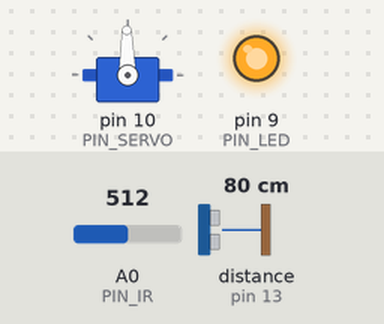
This sketch was run on a simulated Arduino Uno, built with avr-gcc and run on an emulated ATmega328P. Shown: servo, output pins drawn as LEDs (lit = HIGH). Wiring (inferred from the names in the program): ultrasonic range finder: trigger pin 12; echo pin 13. The inputs (shaded band) are chosen by the test bench; at power-on: A0 (PIN_IR) = 512, distance to the obstacle (sensor on pin 13) 80 cm. The echo pulse lasts 58.3 µs per cm; pins used as bus, display or sensor lines are not drawn; what the sketch prints to the serial monitor is not drawn.

Above: at 1.2 s.
1.3 s: A0 (PIN_IR) set to 90
4.3 s: distance to the obstacle (sensor on pin 13) set to 250 cm
7.3 s: distance to the obstacle (sensor on pin 13) set to 2 cm
10.3 s: A0 (PIN_IR) set to 306
Timing chart, 0 to 13.3 s (numbered marks = the images above; inputs shaded):
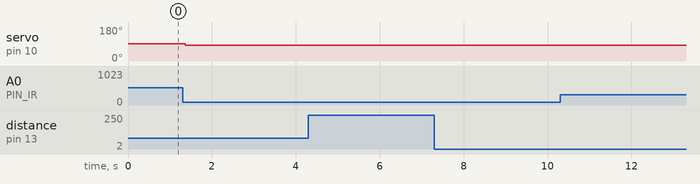

Measured:
- after the input at 1.3 s, servo on pin 10 (PIN_SERVO): 91° → 83° after 0.07 s
- after the input at 4.3 s, every drawn part: stays the same
- after the input at 7.3 s, every drawn part: stays the same
- after the input at 10.3 s, every drawn part: stays the same

The sketch:

21_bbc_20162907.ino
```cpp
#include <Servo.h>

// Arduino pin assignment
#define PIN_LED 9
#define PIN_SERVO 10
#define PIN_TRIG 12
#define PIN_ECHO 13
#define PIN_IR A0
#define PIN_LED 9

// configurable parameters
#define SND_VEL 346.0 // sound velocity at 24 celsius degree (unit: m/s)
#define INTERVAL 25 // sampling interval (unit: ms)
#define _DIST_MIN 100 // minimum distance to be measured (unit: mm)
#define _DIST_MAX 300 // maximum distance to be measured (unit: mm)

#define _DUTY_MIN 553 // servo full clockwise position (0 degree)
#define _DUTY_NEU 1436 // servo neutral position (90 degree)
#define _DUTY_MAX 2399 // servo full counterclockwise position (180 degree)
#define _DIST_ALPHA 0.05

#define MEDIAN_N 15  //중위수 필터 N

// global variables
int a, b; // unit: mm
float timeout; // unit: us
float dist_min, dist_max, dist_raw, dist_prev, dist_ema, dist_final; // unit: mm
unsigned long last_sampling_time; // unit: ms
float scale; // used for pulse duration to distance conversion
float median_arr[MEDIAN_N],median,median_sum; //필터 저장할 배열
Servo myservo;

void setup() {
// initialize GPIO pins
  pinMode(PIN_LED,OUTPUT);
  digitalWrite(PIN_LED, 1);
  pinMode(PIN_TRIG,OUTPUT);
  digitalWrite(PIN_TRIG, LOW);
  pinMode(PIN_ECHO,INPUT);

  myservo.attach(PIN_SERVO);
  myservo.writeMicroseconds(_DUTY_NEU);

// initialize USS related variables
  dist_min = _DIST_MIN;
  dist_max = _DIST_MAX;
  timeout = (INTERVAL / 2) * 1000.0; // precalculate pulseIn() timeout value. (unit: us)
  dist_raw = dist_prev = 0.0; // raw distance output from USS (unit: mm)
  scale = 0.001 * 0.5 * SND_VEL;

  a =79; //70;
  b = 270; //300;

// initialize serial port
  Serial.begin(57600);

// initialize last sampling time
  last_sampling_time = 0;
}

float ir_distance(void){ // return value unit: mm
  float val;
  float volt = float(analogRead(PIN_IR));
  val = ((6762.0/(volt-9.0))-4.0) * 10.0;
  return val;
}

void loop() { //raw-cali-ema-median

  float raw_dist = ir_distance();
  float dist_cali = 100 + 300.0 / (b - a) * (raw_dist - a);
  dist_ema = _DIST_ALPHA*dist_cali+(1-_DIST_ALPHA)*dist_ema;
  for (int i=(MEDIAN_N-1);i>=1;i--){ //median[]배열을 한칸씩 미룸, [0]에 raw를 넣기 위해,오른쪽에서부터
     median_arr[i]=median_arr[i-1];
  }
  median_arr[0]=dist_ema;
  median_sum=0;
  for (int i=0;i<=(MEDIAN_N-1);i++){
     median_sum+=median_arr[i];
  }
  dist_final = median_sum/MEDIAN_N;
  Serial.print("max:500");
  Serial.print(",");
  Serial.print("dist_ema:");
  Serial.print(dist_ema);
  Serial.print(",");
  Serial.print(" dist_final:");
  Serial.println(dist_final);
//  myservo.writeMicroseconds(_DUTY_NEU-650);
  if(dist_final > 255) {
    myservo.writeMicroseconds(_DUTY_NEU-40);
  }
  else{
    myservo.writeMicroseconds(_DUTY_NEU+50);
  }

// wait until next sampling time.
// millis() returns the number of milliseconds since the program started. Will overflow after 50 days.
  if(millis() < last_sampling_time + INTERVAL) return;

// get a distance reading from the USS
  dist_raw = USS_measure(PIN_TRIG,PIN_ECHO);

// update last sampling time
  last_sampling_time += INTERVAL;
}

// get a distance reading from USS. return value is in millimeter.
float USS_measure(int TRIG, int ECHO)
{
  float reading;
  digitalWrite(TRIG, HIGH);
  delayMicroseconds(10);
  digitalWrite(TRIG, LOW);

  reading = pulseIn(ECHO, HIGH, timeout) * scale; // unit: mm
  if(reading < dist_min || reading > dist_max) reading = 0.0; // return 0 when out of range.

  if(reading == 0.0) reading = dist_prev;
  else dist_prev = reading;

  return reading;
}
```
